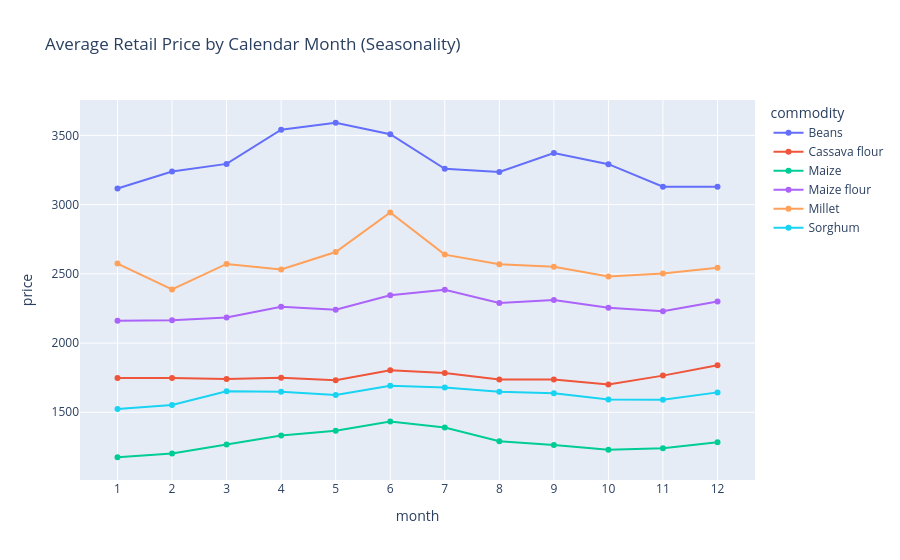

The cell this chart's notebook holds for it:
### Code cell
# Seasonality
monthly_avg = (df[df["pricetype"] == "Retail"]
               .groupby(["commodity", "month"])["price"]
               .mean().reset_index())

fig = px.line(monthly_avg, x="month", y="price", color="commodity",
              markers=True,
              title="Average Retail Price by Calendar Month (Seasonality)")
fig.update_xaxes(tickmode="linear", dtick=1)
fig.show()

### Figure 1 — Plotly figure (JSON) as saved in the notebook; plotly's stock layout.template omitted (floating-point values rounded to 4 significant figures)
{"data": [{"hovertemplate": "commodity=Beans<br>month=%{x}<br>price=%{y}<extra></extra>", "legendgroup": "Beans", "line": {"color": "#636efa", "dash": "solid"}, "marker": {"symbol": "circle"}, "mode": "lines+markers", "name": "Beans", "orientation": "v", "showlegend": true, "type": "scatter", "x": [1, 2, 3, 4, 5, 6, 7, 8, 9, 10, 11, 12], "xaxis": "x", "y": [3117.0, 3240.0, 3294.0, 3541.0, 3591.0, 3508.0, 3258.0, 3236.0, 3372.0, 3292.0, 3129.0, 3128.0], "yaxis": "y"}, {"hovertemplate": "commodity=Cassava flour<br>month=%{x}<br>price=%{y}<extra></extra>", "legendgroup": "Cassava flour", "line": {"color": "#EF553B", "dash": "solid"}, "marker": {"symbol": "circle"}, "mode": "lines+markers", "name": "Cassava flour", "orientation": "v", "showlegend": true, "type": "scatter", "x": [1, 2, 3, 4, 5, 6, 7, 8, 9, 10, 11, 12], "xaxis": "x", "y": [1748.0, 1748.0, 1740.0, 1749.0, 1731.0, 1803.0, 1783.0, 1737.0, 1736.0, 1701.0, 1765.0, 1839.0], "yaxis": "y"}, {"hovertemplate": "commodity=Maize<br>month=%{x}<br>price=%{y}<extra></extra>", "legendgroup": "Maize", "line": {"color": "#00cc96", "dash": "solid"}, "marker": {"symbol": "circle"}, "mode": "lines+markers", "name": "Maize", "orientation": "v", "showlegend": true, "type": "scatter", "x": [1, 2, 3, 4, 5, 6, 7, 8, 9, 10, 11, 12], "xaxis": "x", "y": [1175.0, 1202.0, 1268.0, 1332.0, 1366.0, 1434.0, 1391.0, 1291.0, 1263.0, 1229.0, 1240.0, 1283.0], "yaxis": "y"}, {"hovertemplate": "commodity=Maize flour<br>month=%{x}<br>price=%{y}<extra></extra>", "legendgroup": "Maize flour", "line": {"color": "#ab63fa", "dash": "solid"}, "marker": {"symbol": "circle"}, "mode": "lines+markers", "name": "Maize flour", "orientation": "v", "showlegend": true, "type": "scatter", "x": [1, 2, 3, 4, 5, 6, 7, 8, 9, 10, 11, 12], "xaxis": "x", "y": [2162.0, 2165.0, 2185.0, 2263.0, 2240.0, 2345.0, 2385.0, 2289.0, 2310.0, 2254.0, 2231.0, 2300.0], "yaxis": "y"}, {"hovertemplate": "commodity=Millet<br>month=%{x}<br>price=%{y}<extra></extra>", "legendgroup": "Millet", "line": {"color": "#FFA15A", "dash": "solid"}, "marker": {"symbol": "circle"}, "mode": "lines+markers", "name": "Millet", "orientation": "v", "showlegend": true, "type": "scatter", "x": [1, 2, 3, 4, 5, 6, 7, 8, 9, 10, 11, 12], "xaxis": "x", "y": [2574.0, 2388.0, 2571.0, 2531.0, 2657.0, 2943.0, 2639.0, 2569.0, 2551.0, 2481.0, 2503.0, 2544.0], "yaxis": "y"}, {"hovertemplate": "commodity=Sorghum<br>month=%{x}<br>price=%{y}<extra></extra>", "legendgroup": "Sorghum", "line": {"color": "#19d3f3", "dash": "solid"}, "marker": {"symbol": "circle"}, "mode": "lines+markers", "name": "Sorghum", "orientation": "v", "showlegend": true, "type": "scatter", "x": [1, 2, 3, 4, 5, 6, 7, 8, 9, 10, 11, 12], "xaxis": "x", "y": [1523.0, 1552.0, 1652.0, 1648.0, 1624.0, 1692.0, 1679.0, 1647.0, 1637.0, 1592.0, 1591.0, 1644.0], "yaxis": "y"}], "layout": {"legend": {"title": {"text": "commodity"}, "tracegroupgap": 0}, "title": {"text": "Average Retail Price by Calendar Month (Seasonality)"}, "xaxis": {"anchor": "y", "domain": [0, 1], "dtick": 1, "tickmode": "linear", "title": {"text": "month"}}, "yaxis": {"anchor": "x", "domain": [0, 1], "title": {"text": "price"}}}}
